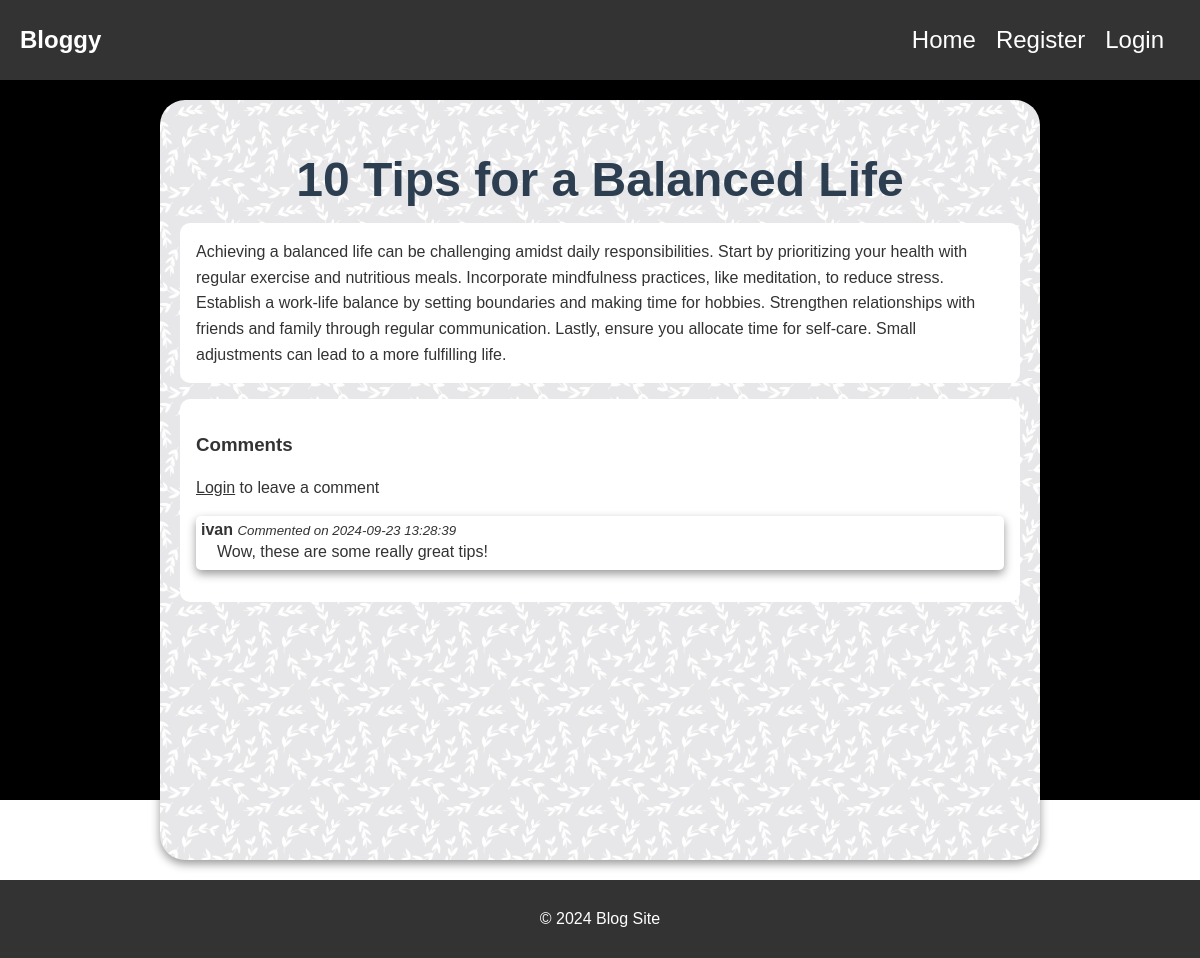
Screenshot of /post.php?blog_id=17 with the database file from the repository.
### tables this page shows
CREATE TABLE `blog_post` (
  `blog_id` int NOT NULL,
  `title` varchar(150) NOT NULL,
  `content` varchar(5000) DEFAULT NULL,
  `user_id` int NOT NULL,
  `created_timestamp` timestamp NOT NULL DEFAULT CURRENT_TIMESTAMP,
  `category_id` int NOT NULL
);

CREATE TABLE `comment` (
  `comment_id` int NOT NULL,
  `user_id` int NOT NULL,
  `post_id` int NOT NULL,
  `content` varchar(500) NOT NULL,
  `created_at` timestamp NOT NULL DEFAULT CURRENT_TIMESTAMP
);

CREATE TABLE `user` (
  `user_id` int NOT NULL,
  `user_name` varchar(50) NOT NULL,
  `email` varchar(50) NOT NULL,
  `password` char(60) NOT NULL
);

### post.php (called while the page is built, shortened)
<?php
require_once 'config/init.php';
$blogPostModel = new Post($connection);
$post = $blogPostModel->get_post($_GET['blog_id']);
$comments = $blogPostModel->get_comments($_GET['blog_id']);
$title = $post['title'];
$content = $post['content'];
include 'views/post.php';
include 'views/layout.php';

### models/Post.php (called while the page is built, shortened)
<?php
class Post
{
    private $conn;
    public function __construct($db)
    {
        $this->conn = $db;
    }
    public function get_post($id)
    {
        $stmt = $this->conn->prepare("SELECT bp.*, u.user_name FROM blog_post AS bp JOIN user AS u ON bp.user_id = u.user_id WHERE blog_id = :blog_id");
        $stmt->bindParam(':blog_id', $id);
        if ($stmt->execute()) {
            $post = $stmt->fetch(PDO::FETCH_ASSOC);
            return $post;
        }
        return null;
    }
    public function get_comments($id)
    {
        $stmt = $this->conn->prepare("SELECT * FROM comment c JOIN user AS u ON c.user_id = u.user_id WHERE post_id = :blog_id;");
        $stmt->bindParam(':blog_id', $id);
        if ($stmt->execute()) {
            $comments = $stmt->fetchAll(PDO::FETCH_ASSOC);
            return $comments;
        }
        return null;
    }
}

### views/post.php (the view, shortened to what this page needs)
<h1><?php echo htmlspecialchars($title); ?></h1>
<p class="blog-text"><?php echo htmlspecialchars($content); ?></p>
<div class="comments-wrapper">
    <h3>Comments</h3>
    <?php if ($_SESSION['user_id']): ?>
        <div>
            <form action="/blog_app/post.php?blog_id=<?php echo $post['blog_id'] ?>" method="POST">
                <textarea name="content" id="txt_comment"></textarea>
                <button type="submit">Leave a Comment</button>
            </form>
        </div>
    <?php else: ?>
        <p> <a href="/blog_app/login.php" style="text-decoration: underline">Login</a> to leave a comment</p>
    <?php endif; ?>
    <?php if (!empty($comments)): ?>
        <ul>
            <?php foreach ($comments as $comment): ?>
                <div class="comment-container">
                    <li class="comment" id="comment-<?php echo $comment['comment_id'] ?>">
                        <a class="comment-username" href="/blog_app/user.php?user_id=<?php echo htmlspecialchars($comment['user_id']) ?>">
                            <?php echo htmlspecialchars($comment['user_name']); ?>
                        </a>
                        <i><small>Commented on <?php echo htmlspecialchars($comment['created_at']); ?></small></i>
                        <br>
                        <p class="comment-content"><?php echo htmlspecialchars($comment['content']) ?></p>
                    </li>
                </div>
            <?php endforeach; ?>
        </ul>
    <?php else: ?>
        <hr>
        <p>No comments available.</p>
    <?php endif; ?>
</div>

### public/css/styles.css (style rules this page uses)
html, body { min-height: 100vh !important; margin: 0; font-family: Arial, sans-serif; color: #333; display: flex; flex-direction: column; }
a { text-decoration: none; color: inherit; transition: color 0.3s; }
h1, h2 { color: #2c3e50; }
h1 { font-size: 3rem; margin-bottom: 0; text-align: center; }
p { line-height: 1.6; }
.blog-text, .comments-wrapper { background-color: #ffffff; border-radius: 10px; padding: 1rem; }
.comment-username, .post-username { font-weight: bold; }
.posts-wrapper > ul, .comments-wrapper ul { list-style-type: none !important; padding: 0; }
.comment-container { border-radius: 5px; box-shadow: 0 4px 10px rgba(0, 0, 0, 0.4); padding: 5px; margin-bottom: 4px; position: relative; }
.comment-content { margin: 0; padding-left: 1rem; }

### rows the page displays
blog_post: title "10 Tips for a Balanced Life", content "Achieving a balanced life can be challenging amidst daily responsibilities. Start by prioritizing your health with regular exercise and nutritious meals. Incorporate mindfulness practices, like meditation, to reduce stress. Establish a work-life balance by setting boundaries and making time for hobbies. Strengthen relationships with friends and family through regular communication. Lastly, ensure you allocate time for self-care. Small adjustments can lead to a more fulfilling life."
comment: user.user_name "ivan", created_at "2024-09-23 13:28:39", content "Wow, these are some really great tips!"
